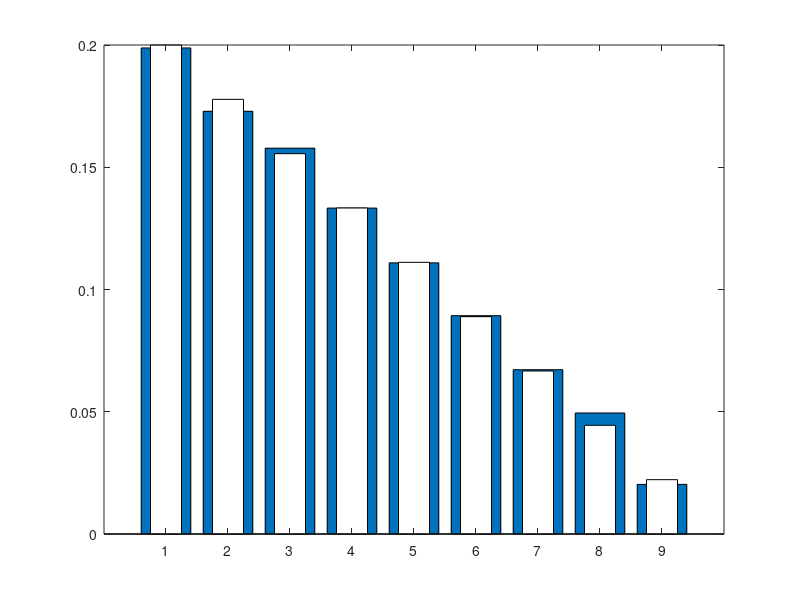

Write the MATLAB code that produced this figure.
clear variables ;
close all;
clc ;
N = 10000; %nombre d'expériences
X = zeros(1,N); %variable aléatoire
n = 10;
for k = 1:N %tout ça pour le calcul de X
    %utiliser rand
    boules = ceil(n*rand(1,2));
    %faire une boucle while
    while boules(1) == boules(2);
        boules = ceil(n*rand(1,2));
    end
    X(k) = min(boules(1),boules(2));
end

%loi de probabilité empirique
[h_emp,xout] = hist(X,1:n-1);%histogramme
bar(xout,h_emp/N); %affichage
hold on;

%loi de probabilité théorique
h_th = (2*(n-xout))/(n*(n-1));%histogramme
bar(xout,h_th,0.5,'w'); %affichage

%moyenne empirique : mean
%ecart type empirique : std
esp_emp = mean(X)
var_emp = std(X)^2

%moyenne et ecart type théorique
esp_th = (n+1)/3
var_th = (n^2-n-2)/18